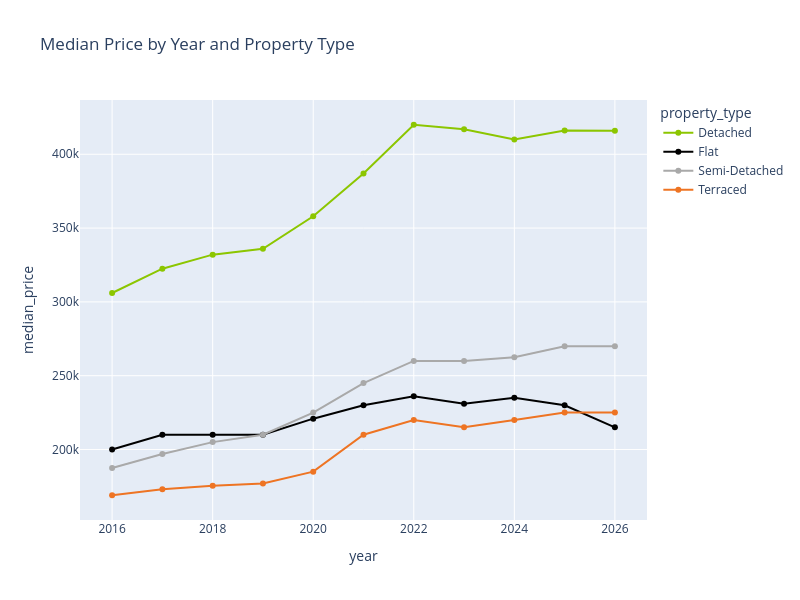

Notebook source saved alongside this figure:
### Code cell
px.line(
    annual_price_by_property_type.pl(),
    x="year",
    y="median_price",
    color="property_type",
    color_discrete_sequence=["#8CC600", "black", "darkgrey", "#EE7423"],
    markers=True,
    title="Median Price by Year and Property Type",
    width=800,
    height=600,
)

### Figure 1 — Plotly figure (JSON) as saved in the notebook; plotly's stock layout.template omitted (floating-point values rounded to 4 significant figures)
{"data": [{"hovertemplate": "property_type=Detached<br>year=%{x}<br>median_price=%{y}<extra></extra>", "legendgroup": "Detached", "line": {"color": "#8CC600", "dash": "solid"}, "marker": {"symbol": "circle"}, "mode": "lines+markers", "name": "Detached", "orientation": "v", "showlegend": true, "type": "scatter", "x": [2016, 2017, 2018, 2019, 2020, 2021, 2022, 2023, 2024, 2025, 2026], "xaxis": "x", "y": [306000.0, 322500.0, 332000.0, 336000.0, 358000.0, 387000.0, 420000.0, 417000.0, 410000.0, 416100.0, 416000.0], "yaxis": "y"}, {"hovertemplate": "property_type=Flat<br>year=%{x}<br>median_price=%{y}<extra></extra>", "legendgroup": "Flat", "line": {"color": "black", "dash": "solid"}, "marker": {"symbol": "circle"}, "mode": "lines+markers", "name": "Flat", "orientation": "v", "showlegend": true, "type": "scatter", "x": [2016, 2017, 2018, 2019, 2020, 2021, 2022, 2023, 2024, 2025, 2026], "xaxis": "x", "y": [200000.0, 210000.0, 210000.0, 210000.0, 220900.0, 230000.0, 236000.0, 231000.0, 235000.0, 230000.0, 215000.0], "yaxis": "y"}, {"hovertemplate": "property_type=Semi-Detached<br>year=%{x}<br>median_price=%{y}<extra></extra>", "legendgroup": "Semi-Detached", "line": {"color": "darkgrey", "dash": "solid"}, "marker": {"symbol": "circle"}, "mode": "lines+markers", "name": "Semi-Detached", "orientation": "v", "showlegend": true, "type": "scatter", "x": [2016, 2017, 2018, 2019, 2020, 2021, 2022, 2023, 2024, 2025, 2026], "xaxis": "x", "y": [187500.0, 197000.0, 205000.0, 210000.0, 225000.0, 245000.0, 260000.0, 260000.0, 262500.0, 270000.0, 270000.0], "yaxis": "y"}, {"hovertemplate": "property_type=Terraced<br>year=%{x}<br>median_price=%{y}<extra></extra>", "legendgroup": "Terraced", "line": {"color": "#EE7423", "dash": "solid"}, "marker": {"symbol": "circle"}, "mode": "lines+markers", "name": "Terraced", "orientation": "v", "showlegend": true, "type": "scatter", "x": [2016, 2017, 2018, 2019, 2020, 2021, 2022, 2023, 2024, 2025, 2026], "xaxis": "x", "y": [169000.0, 173000.0, 175400.0, 177000.0, 185000.0, 210000.0, 220000.0, 215000.0, 220000.0, 225000.0, 225000.0], "yaxis": "y"}], "layout": {"height": 600, "legend": {"title": {"text": "property_type"}, "tracegroupgap": 0}, "title": {"text": "Median Price by Year and Property Type"}, "width": 800, "xaxis": {"anchor": "y", "domain": [0, 1], "title": {"text": "year"}}, "yaxis": {"anchor": "x", "domain": [0, 1], "title": {"text": "median_price"}}}}
